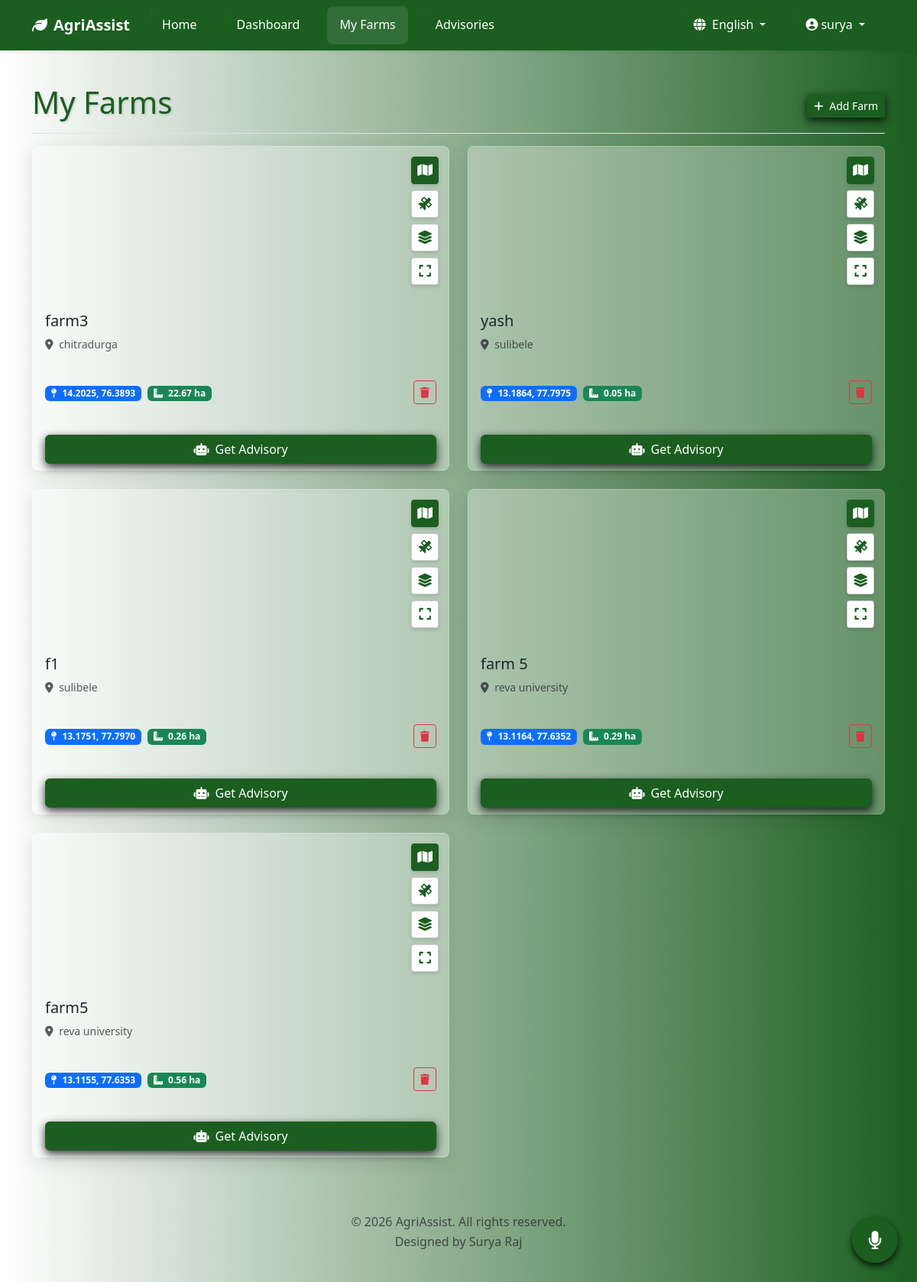
Page /farms (signed in) on the committed database.
### app.py (models this page shows, shortened)
class User(db.Model, UserMixin):
    id = db.Column(db.Integer, primary_key=True)
    username = db.Column(db.String(64), unique=True, nullable=False, index=True)
    first_name = db.Column(db.String(50), nullable=False)
    last_name = db.Column(db.String(50), nullable=False)
    email = db.Column(db.String(120), unique=True, nullable=False, index=True)
    phone = db.Column(db.String(20), nullable=True)
    password_hash = db.Column(db.String(128), nullable=False)
    language = db.Column(db.String(10), default='en')
    created_at = db.Column(db.DateTime, default=datetime.utcnow)
    last_login = db.Column(db.DateTime, nullable=True)
    is_verified = db.Column(db.Boolean, nullable=False, default=False)
    farms = db.relationship('Farm', backref='owner', lazy=True, cascade='all, delete-orphan')

class Farm(db.Model):
    id = db.Column(db.Integer, primary_key=True)
    name = db.Column(db.String(100), nullable=False)
    location = db.Column(db.String(200), nullable=False)
    latitude = db.Column(db.Float, nullable=False)
    longitude = db.Column(db.Float, nullable=False)
    area_hectares = db.Column(db.Float, nullable=True)
    area_geojson = db.Column(db.Text, nullable=True)
    created_at = db.Column(db.DateTime, default=datetime.utcnow)
    user_id = db.Column(db.Integer, db.ForeignKey('user.id'), nullable=False)
    advisories = db.relationship('Advisory', backref='farm', lazy=True, cascade='all, delete-orphan')

### app.py (the view)
@app.route('/farms')
@login_required
def farms():
    crop_options_translated = [(crop, _(crop)) for crop in CROP_OPTIONS]
    soil_types_options_translated = [(soil, _(soil)) for soil in SOIL_TYPE_OPTIONS]
    crop_stages_options_translated = [(stage, _(stage)) for stage in CROP_STAGE_OPTIONS]
    return render_template(
        'farms.html', title=_('My Farms'),
        farms=current_user.farms,
        crop_options=crop_options_translated,
        soil_types=soil_types_options_translated,
        crop_stages=crop_stages_options_translated,
        google_maps_api_key=app.config.get('GOOGLE_MAPS_API_KEY')
    )

### app.py (called while the page is built)
@login_manager.user_loader
def load_user(user_id): return User.query.get(int(user_id))

def get_locale():
    if current_user.is_authenticated and current_user.language:
        return current_user.language
    if 'language' in session and session['language'] in app.config['LANGUAGES']:
        return session['language']
    return request.accept_languages.best_match(list(app.config['LANGUAGES'].keys()))

@app.before_request
def before_request():
    session.permanent = True
    app.permanent_session_lifetime = timedelta(minutes=60) # Increased to 60 mins
    session.modified = True
    g.language = get_locale()

@app.context_processor
def inject_globals():
    return {
        'now': datetime.utcnow,
        'get_locale': get_locale,
        'LANGUAGES': app.config['LANGUAGES']
    }

### templates/farms.html (shortened to what this page needs)
{% extends "base.html" %}
{% block content %}
<div class="container py-4">
    <div class="d-flex justify-content-between flex-wrap flex-md-nowrap align-items-center pt-3 pb-2 mb-3 border-bottom">
        <h1 class="main-title">{{ _('My Farms') }}</h1>
        <div class="btn-toolbar mb-2 mb-md-0">
            <button type="button" class="btn btn-sm btn-theme-primary" id="addfarmbtn" data-bs-toggle="modal" data-bs-target="#addFarmModal">
                <i class="fas fa-plus me-1"></i> {{ _('Add Farm') }}
            </button>
        </div>
    </div>
    {% if farms %}
        <div class="row row-cols-1 row-cols-md-2 g-4 mb-4">
            {% for farm in farms %}
                <div class="col farm-card" id="farm-card-{{ farm.id }}"
                     data-farm-id="{{ farm.id }}"
                     data-lat="{{ farm.latitude }}"
                     data-lon="{{ farm.longitude }}"
                     data-geojson="{{ farm.area_geojson | tojson }}">
                    <div class="card h-100">
                        <div class="card-img-top map-container-fullscreenable position-relative" style="height: 200px; border-radius: 1rem 1rem 0 0;">
                            <div id="farmMap{{ farm.id }}" style="height: 100%; width: 100%;"></div>
                            <div class="map-controls">
                                <button type="button" class="map-control-btn map-view-btn active" data-view-type="map" title="{{ _('Map View') }}"><i class="fas fa-map"></i></button>
                                <button type="button" class="map-control-btn map-view-btn" data-view-type="satellite" title="{{ _('Satellite View') }}"><i class="fas fa-satellite"></i></button>
                                <button type="button" class="map-control-btn map-view-btn" data-view-type="hybrid" title="{{ _('Hybrid View') }}"><i class="fas fa-layer-group"></i></button>
                                <button type="button" class="map-control-btn view-fullscreen-btn" title="{{ _('View Fullscreen') }}"><i class="fas fa-expand"></i></button>
                            </div>
                        </div>
                        <div class="card-body d-flex flex-column">
                            <h5 class="card-title">{{ farm.name }}</h5>
                            <p class="card-text text-muted small">
                                <i class="fas fa-map-marker-alt me-1"></i> {{ farm.location }}
                            </p>
                            <div class="mt-auto">
                                <div class="d-flex justify-content-between align-items-center mb-3">
                                    <div>
                                        <span class="badge bg-primary me-1">
                                            <i class="fas fa-map-pin me-1"></i> {{ "%.4f"|format(farm.latitude) }}, {{ "%.4f"|format(farm.longitude) }}
                                        </span>
                                        {% if farm.area_hectares %}
                                        <span class="badge bg-success me-1">
                                            <i class="fas fa-ruler-combined me-1"></i> {{ "%.2f"|format(farm.area_hectares) }} ha
                                        </span>
                                        {% endif %}
                                    </div>
                                    <div class="btn-group">
                                        <button type="button" class="btn btn-sm btn-outline-danger" onclick="deleteFarm('{{ farm.id }}')">
                                            <i class="fas fa-trash"></i>
                                        </button>
                                    </div>
                                </div>
                            </div>
                        </div>
                        <div class="card-footer bg-transparent border-top-0">
                            <a href="#" id="getAdvisoryBtn" class="btn btn-theme-primary w-100" data-bs-toggle="modal" data-bs-target="#getAdvisoryModal" data-farm-id="{{ farm.id }}">
                                <i class="fas fa-robot me-1"></i> {{ _('Get Advisory') }}
                            </a>
                        </div>
                    </div>
                </div>
            {% endfor %}
        </div>
    {% endif %}
</div>
{% endblock %}

### templates/base.html (shortened to what this page needs)
<!DOCTYPE html>
<html lang="{{ get_locale() }}">
<head>
    <link href="https://cdn.jsdelivr.net/npm/bootstrap@5.3.2/dist/css/bootstrap.min.css" rel="stylesheet">
    <link rel="stylesheet" href="https://cdnjs.cloudflare.com/ajax/libs/font-awesome/6.4.2/css/all.min.css">
    <link rel="stylesheet" href="https://cdn.jsdelivr.net/npm/ol@v8.1.0/ol.css">
    <link rel="stylesheet" href="{{ url_for('static', filename='css/style.css') }}">
</head>
<body>
    <header>
        <nav class="navbar navbar-expand-lg navbar-dark shadow-sm fixed-top navbar-glassy" style="background-color: #1B5E20;">
            <div class="container">
                <a class="navbar-brand fw-bold" href="{{ url_for('home') }}">
                    <i class="fas fa-leaf me-2"></i>{{ _('AgriAssist') }}
                </a>
                <div class="collapse navbar-collapse" id="navbarNav">
                    <ul class="navbar-nav me-auto mb-2 mb-lg-0">
                        <li class="nav-item">
                            <a class="nav-link {% if request.endpoint == 'home' %}active{% endif %}" href="{{ url_for('home') }}">{{ _('Home') }}</a>
                        </li>
                        {% if current_user.is_authenticated %}
                        <li class="nav-item">
                            <a class="nav-link {% if request.endpoint == 'dashboard' %}active{% endif %}" href="{{ url_for('dashboard') }}">{{ _('Dashboard') }}</a>
                        </li>
                        <li class="nav-item">
                            <a class="nav-link {% if request.endpoint == 'farms' %}active{% endif %}" href="{{ url_for('farms') }}">{{ _('My Farms') }}</a>
                        </li>
                        <li class="nav-item">
                            <a class="nav-link {% if request.endpoint == 'advisories' %}active{% endif %}" href="{{ url_for('advisories') }}">{{ _('Advisories') }}</a>
                        </li>
                        {% endif %}
                    </ul>
                    <ul class="navbar-nav ms-auto">
                        <li class="nav-item dropdown">
                            <a class="nav-link dropdown-toggle" href="#" id="languageDropdown" role="button" data-bs-toggle="dropdown" aria-expanded="false">
                                <i class="fas fa-globe me-1"></i> {{ LANGUAGES[get_locale()] }}
                            </a>
                        </li>
                        {% if current_user.is_authenticated %}
                        <li class="nav-item dropdown">
                             <a class="nav-link dropdown-toggle" href="#" id="userDropdown" role="button" data-bs-toggle="dropdown" aria-expanded="false">
                                <i class="fas fa-user-circle me-1"></i>{{ current_user.username }}
                            </a>
                        </li>
                        {% endif %}
                    </ul>
                </div>
            </div>
        </nav>
    </header>
    <main role="main">
        {% block content %}{% endblock %}
        {% if current_user.is_authenticated %}
            <button id="voice-assistant-btn" class="btn btn-success"
                    title="{{ _('Voice Assistant') }}"
                    data-lang="{{ get_locale() }}"
                    data-url-command-processor="{{ url_for('process_voice_command') }}"
                    data-speak-listening="{{ _('Listening...') }}"
                    data-speak-error="{{ _('Sorry, an error occurred. Please try again.') }}">
                <i class="fas fa-microphone"></i>
            </button>
        {% endif %}
    </main>
    <footer class="bg-transparent text-center text-lg-start mt-auto py-4">
        <div class="container">
            <p class="text-center text-muted">&copy; 2026 {{ _('AgriAssist') }}. {{ _('All rights reserved.') }} <br>{{ _('Designed by Surya Raj') }}</p>
        </div>
    </footer>
</body>
</html>

### static/css/style.css (style rules this page uses)
:root { --primary-color: #2E7D32; --secondary-color: #388E3C; --accent-color: #8BC34A; --light-color: #F1F8E9; --dark-color: #1B5E20; --text-color: #212121; --text-light: #757575; --white: #FFFFFF; --danger: #D32F2F; --warning: #FFA000; --success: #388E3C; }
body { font-family: 'Segoe UI', Tahoma, Geneva, Verdana, sans-serif; line-height: 1.6; color: var(--text-color); background-color: #f5f5f5; margin: 0; padding: 0; }
a { color: var(--primary-color); text-decoration: none; transition: color 0.3s ease; }
.navbar { background-color: var(--white); box-shadow: 0 2px 4px rgba(0, 0, 0, 0.1); }
.navbar-brand { font-weight: 700; color: var(--primary-color) !important; }
.nav-link { color: var(--text-color) !important; font-weight: 500; margin: 0 10px; }
.card { border: none; border-radius: 8px; box-shadow: 0 2px 10px rgba(0, 0, 0, 0.1); transition: transform 0.3s ease, box-shadow 0.3s ease; margin-bottom: 20px; }
footer { background-color: var(--dark-color); color: white; padding: 30px 0; margin-top: 60px; }

### templates/base.html (style rules this page uses)
body { padding-top: 70px; }
.navbar-dark .navbar-brand { color: white !important; }
.navbar-dark .navbar-nav .nav-link { color: white !important; position: relative; padding: 0.75rem 1rem; border-radius: 8px; overflow: hidden; z-index: 1; transition: background-color 0.3s ease; }
.navbar-dark .navbar-nav .nav-link::before { content: ''; position: absolute; top: 0; left: 0; width: 100%; height: 100%; background: linear-gradient( 90deg, transparent, rgba(255, 255, 255, 0.2), transparent ); transform: translateX(-100%) skewX(-15deg); z-index: -1; }
.navbar-dark .navbar-nav .nav-link:hover, .navbar-dark .navbar-nav .nav-link.active { background-color: rgba(255, 255, 255, 0.1); }
.navbar-dark .navbar-nav .nav-link.active::before { animation: sweep 3s infinite ease-out; }
#voice-assistant-btn { position: fixed; bottom: 25px; right: 25px; width: 60px; height: 60px; font-size: 1.5rem; border-radius: 50%; z-index: 1050; box-shadow: 0 4px 8px rgba(0,0,0,0.8); transition: transform 0.2s ease-in-out, background-color 0.2s; background-color: #1B5E20; border-color: #1B5E20; overflow: hidden; animation: gentlePulse 3s ease-in-out infinite; }
#voice-assistant-btn::after { content: ''; position: absolute; top: 50%; left: 50%; width: 5px; height: 5px; background: rgba(255, 255, 255, 0.5); opacity: 0; border-radius: 100%; transform: scale(1, 1) translate(-50%); transform-origin: 50% 50%; }

### templates/farms.html (style rules this page uses)
body { background-image: linear-gradient(to right, white, #1B5E20); background-attachment: fixed; }
.main-title { color: #1B5E20; text-shadow: 1px 1px 3px rgba(0,0,0,0.2); }
.btn-theme-primary { background-color: #1B5E20; border-color: #1B5E20; color: white; }
.card { background: rgba(255, 255, 255, 0.3); backdrop-filter: blur(10px); -webkit-backdrop-filter: blur(10px); border: 1px solid rgba(255, 255, 255, 0.2); box-shadow: 0 8px 24px 0 rgba(0,0,0,0.1); transition: all 0.3s ease-in-out; }
.card-footer .btn { transition: all 0.2s ease-in-out; }
#addfarmbtn { box-shadow: 0 4px 12px rgba(0,0,0,0.8); }
#getAdvisoryBtn { box-shadow: 0 4px 12px rgba(0,0,0,0.8); }
.map-controls { position: absolute; top: 0.8rem; right: 0.8rem; z-index: 5; display: flex; flex-direction: column; gap: 0.5rem; }
.map-control-btn { background-color: white; color: #1B5E20; border: 1px solid rgba(0,0,0,0.2); border-radius: 4px; width: 36px; height: 36px; font-size: 1.1rem; cursor: pointer; transition: all 0.2s ease-in-out; box-shadow: 0 2px 5px rgba(0,0,0,0.15); display: flex; align-items: center; justify-content: center; }
.map-control-btn.active { background-color: #1B5E20; color: white; border-color: #1B5E20; }

### rows in the picture
User: language "English", username "surya"
Farm: {{ farm.id }} 1 (drawn), name "farm3", location "chitradurga", latitude "14.2025", longitude "76.3893", area_hectares "22.67"
Farm: name "yash", location "sulibele", latitude "13.1864", longitude "77.7975", area_hectares "0.05"
Farm: name "f1", location "sulibele", latitude "13.1751", longitude "77.7970", area_hectares "0.26"
Farm: name "farm 5", location "reva university", latitude "13.1164", longitude "77.6352", area_hectares "0.29"
Farm: name "farm5", location "reva university", latitude "13.1155", longitude "77.6353", area_hectares "0.56"
